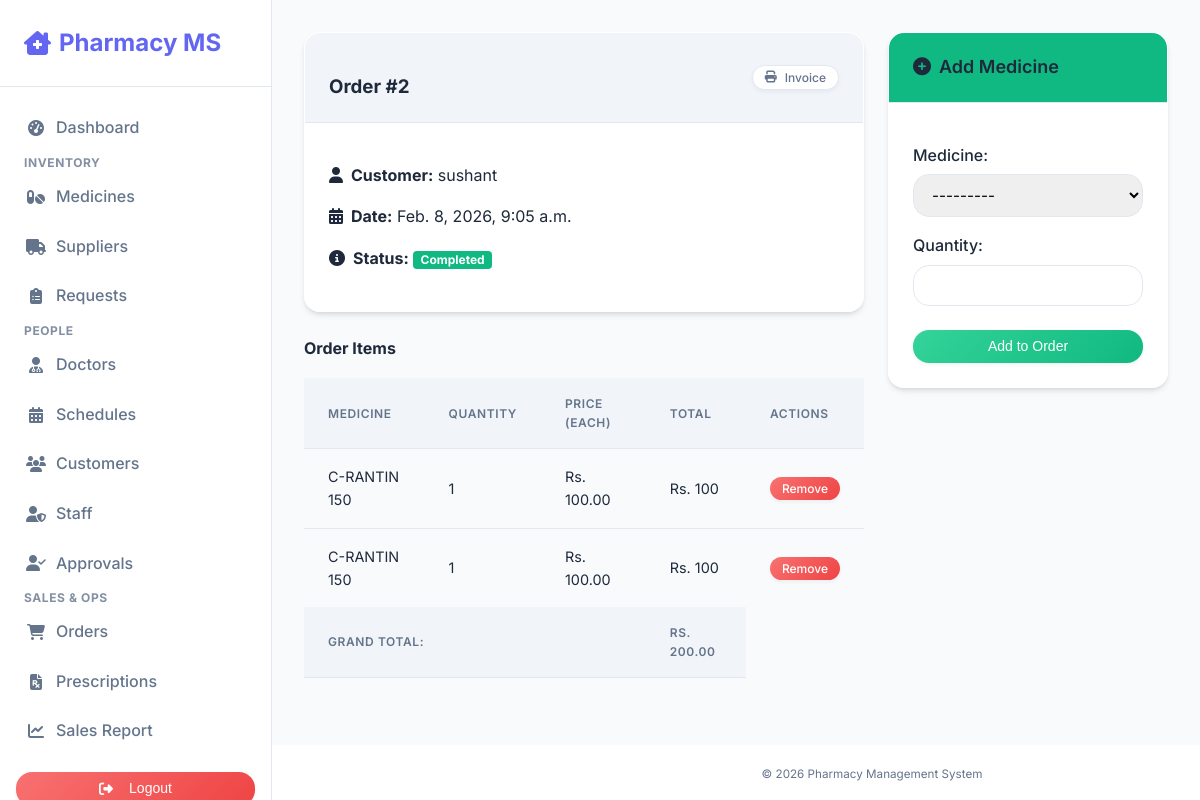
Page /orders/2/ (signed in) on the committed database.
### pharmacy/models.py (models this page shows, shortened)
class Order(models.Model):
    customer = models.ForeignKey(Customer, on_delete=models.CASCADE)
    order_date = models.DateTimeField(auto_now_add=True)
    total_amount = models.DecimalField(max_digits=10, decimal_places=2, default=0)
    status = models.CharField(max_length=20, default='Pending', choices=[('Pending', 'Pending'), ('Completed', 'Completed'), ('Cancelled', 'Cancelled')])

class Customer(models.Model):
    user = models.OneToOneField(User, on_delete=models.CASCADE, null=True, blank=True)
    name = models.CharField(max_length=100)
    email = models.EmailField()
    phone = models.CharField(max_length=20)

class OrderItem(models.Model):
    order = models.ForeignKey(Order, related_name='items', on_delete=models.CASCADE)
    medicine = models.ForeignKey(Medicine, on_delete=models.CASCADE)
    quantity = models.PositiveIntegerField()

class Medicine(models.Model):
    name = models.CharField(max_length=100)
    description = models.TextField()
    price = models.DecimalField(max_digits=10, decimal_places=2)
    quantity = models.PositiveIntegerField()
    expiry_date = models.DateField(null=True, blank=True)
    def __str__(self):
        return self.name

### pharmacy/views.py (the view)
# urls.py: path('orders/<int:pk>/', views.order_detail, name='order_detail'),
@login_required
def order_detail(request, pk):
    order = get_object_or_404(Order, pk=pk)
    if not request.user.is_staff:
        if hasattr(request.user, 'customer') and order.customer != request.user.customer:
            return redirect('dashboard')
    items = order.items.all()
    form = None
    if request.user.is_staff:
        if request.method == 'POST':
            form = OrderItemForm(request.POST)
            if form.is_valid():
                item = form.save(commit=False)
                if item.medicine.quantity >= item.quantity:
                    item.order = order
                    item.medicine.quantity -= item.quantity
                    item.medicine.save()
                    item.save()
                    order.total_amount += item.medicine.price * item.quantity
                    order.save()
                    return redirect('order_detail', pk=order.pk)
                else:
                    form.add_error('quantity', 'Not enough stock available.')
        else:
            form = OrderItemForm()
    return render(request, 'pharmacy/order_detail.html', {'order': order, 'items': items, 'form': form})

### pharmacy/forms.py
class OrderItemForm(forms.ModelForm):
    class Meta:
        model = OrderItem
        fields = ['medicine', 'quantity']

### pharmacy/templates/pharmacy/order_detail.html (shortened to what this page needs)
{% extends 'pharmacy/base.html' %}
{% block content %}
<div class="{% if user.is_staff %}grid-2{% endif %}">
    <div>
        <div class="card mb-4">
            <div class="card-header bg-light d-flex justify-content-between align-items-center">
                <h3 class="mb-0">Order #{{ order.id }}</h3>
                <a href="{% url 'order_invoice' order.pk %}" class="btn btn-secondary btn-sm" target="_blank"><i class="fas fa-print me-1"></i> Invoice</a>
            </div>
            <div class="card-body">
                <p><strong><i class="fas fa-user me-2"></i>Customer:</strong> {{ order.customer.name }}</p>
                <p><strong><i class="fas fa-calendar-alt me-2"></i>Date:</strong> {{ order.order_date }}</p>
                <p><strong><i class="fas fa-info-circle me-2"></i>Status:</strong>
                    {% if order.status == 'Pending' %}
                        <span class="badge bg-warning">Pending</span>
                    {% elif order.status == 'Completed' %}
                        <span class="badge bg-success">Completed</span>
                    {% else %}
                        <span class="badge bg-danger">Cancelled</span>
                    {% endif %}
                </p>
            </div>
        </div>
        <h4 class="mt-4 mb-3">Order Items</h4>
        <table class="table">
            <thead>
                <tr>
                    <th>Medicine</th>
                    <th>Quantity</th>
                    <th>Price (Each)</th>
                    <th>Total</th>
                    {% if user.is_staff %}<th>Actions</th>{% endif %}
                </tr>
            </thead>
            <tbody>
                {% for item in items %}
                <tr>
                    <td>{{ item.medicine.name }}</td>
                    <td>{{ item.quantity }}</td>
                    <td>Rs. {{ item.medicine.price }}</td>
                    <td>Rs. {% widthratio item.medicine.price 1 item.quantity %}</td>
                    {% if user.is_staff %}
                    <td>
                        <a href="{% url 'order_item_delete' order_pk=order.pk item_pk=item.pk %}" class="btn btn-danger btn-sm" onclick="return confirm('Are you sure you want to remove this item?')">Remove</a>
                    </td>
                    {% endif %}
                </tr>
                {% empty %}
                <tr><td colspan="{% if user.is_staff %}5{% else %}4{% endif %}">No items added yet.</td></tr>
                {% endfor %}
            </tbody>
            <tfoot>
                <tr>
                    <th colspan="3" class="text-end">Grand Total:</th>
                    <th class="bg-light">Rs. {{ order.total_amount }}</th>
                </tr>
            </tfoot>
        </table>
    </div>
    {% if user.is_staff %}
    <div>
        <div class="card">
            <div class="card-header bg-success">
                <h5 class="mb-0"><i class="fas fa-plus-circle me-2"></i>Add Medicine</h5>
            </div>
            <div class="card-body">
                <form method="post">
                    {{ form.as_p }}
                    <button type="submit" class="btn btn-success w-100 mt-2">Add to Order</button>
                </form>
            </div>
        </div>
    </div>
    {% endif %}
</div>
{% endblock %}

### pharmacy/static/pharmacy/style.css (style rules this page uses)
:root { --primary: #6366f1; --primary-dark: #4f46e5; --secondary: #64748b; --success: #10b981; --danger: #ef4444; --warning: #f59e0b; --info: #3b82f6; --light: #f1f5f9; --dark: #0f172a; --bg-body: #f8fafc; --surface: #ffffff; --border: #e2e8f0; --text-main: #1e293b; --text-muted: #64748b; --shadow-sm: 0 1px 3px 0 rgb(0 0 0 / 0.1), 0 1px 2px -1px rgb(0 0 0 / 0.1); --shadow: 0 4px 6px -1px rgb(0 0 0 / 0.1), 0 2px 4px -2px rgb(0 0 0 / 0.1); --shadow-lg: 0 20px 25px -5px rgb(0 0 0 / 0.1), 0 8px 10px -6px rgb(0 0 0 / 0.1); --radius: 1rem; --font-sans: 'Inter', system-ui, -apple-system, sans-serif; --grad-primary: linear-gradient(135deg, #6366f1 0%, #4f46e5 100%); --grad-success: linear-gradient(135deg, #34d399 0%, #10b981 100%); --grad-danger: linear-gradient(135deg, #f87171 0%, #ef4444 100%); --grad-warning: linear-gradient(135deg, #fbbf24 0%, #f59e0b 100%); --grad-info: linear-gradient(135deg, #60a5fa 0%, #3b82f6 100%); }
* { box-sizing: border-box; }
body { font-family: var(--font-sans); background-color: var(--bg-body); background-image: radial-gradient(#cbd5e1 1px, transparent 1px); background-size: 24px 24px; color: var(--text-main); margin: 0; line-height: 1.6; display: flex; flex-direction: column; min-height: 100vh; -webkit-font-smoothing: antialiased; }
a { text-decoration: none; color: inherit; transition: 0.2s; }
.card { background: rgba(255, 255, 255, 0.95); border-radius: var(--radius); box-shadow: var(--shadow); border: 1px solid rgba(255, 255, 255, 0.5); overflow: hidden; margin-bottom: 1.5rem; transition: transform 0.3s ease, box-shadow 0.3s ease; }
.card-header { background-color: transparent; border-bottom: 1px solid var(--border); padding: 1.25rem 1.5rem; display: flex; align-items: center; justify-content: space-between; }
.card-header h5 { margin: 0; font-weight: 600; color: var(--text-main); font-size: 1.125rem; }
.card-body { padding: 1.5rem; }
.table { width: 100%; border-collapse: collapse; font-size: 0.9rem; }
.table th { background-color: var(--light); color: var(--text-muted); font-weight: 600; text-transform: uppercase; font-size: 0.75rem; letter-spacing: 0.05em; padding: 1rem 1.5rem; text-align: left; border-bottom: 1px solid var(--border); }
.table td { padding: 1rem 1.5rem; border-bottom: 1px solid var(--border); color: var(--text-main); vertical-align: middle; }
.table tr:last-child td { border-bottom: none; }
.btn { display: inline-flex; align-items: center; justify-content: center; padding: 0.5rem 1rem; font-size: 0.875rem; font-weight: 500; border-radius: var(--radius); border: 1px solid transparent; cursor: pointer; transition: all 0.3s ease; gap: 0.5rem; line-height: 1.25; box-shadow: 0 2px 4px rgba(0,0,0,0.05); }
.btn-success { background: var(--grad-success); color: white; border: none; }
.btn-danger { background: var(--grad-danger); color: white; border: none; }
.btn-secondary { background: white; border: 1px solid var(--border); color: var(--text-muted); }
.btn-sm { padding: 0.25rem 0.75rem; font-size: 0.75rem; }
input, select, textarea { width: 100%; padding: 0.625rem 0.875rem; border: 1px solid var(--border); border-radius: var(--radius); font-family: inherit; font-size: 0.95rem; transition: border-color 0.2s, box-shadow 0.2s; }
label { display: block; margin-bottom: 0.375rem; font-weight: 500; color: var(--text-main); }
.text-end { text-align: right; }
.d-flex { display: flex; }
.justify-content-between { justify-content: space-between; }
.align-items-center { align-items: center; }
.mb-0 { margin-bottom: 0 !important; }
.mb-3 { margin-bottom: 1rem !important; }
.mb-4 { margin-bottom: 1.5rem !important; }
.mt-2 { margin-top: 0.5rem !important; }
.mt-4 { margin-top: 1.5rem !important; }
.w-100 { width: 100%; }
.me-2 { margin-right: 0.5rem !important; }
.grid-2 { display: grid; grid-template-columns: 2fr 1fr; gap: 1.5rem; }
.badge { display: inline-block; padding: 0.25em 0.6em; font-size: 0.75em; font-weight: 700; line-height: 1; text-align: center; white-space: nowrap; vertical-align: baseline; border-radius: 0.25rem; }
.bg-success { background-color: var(--success); color: #fff; }
.bg-light { background-color: var(--light); color: var(--text-main); }

### rows in the picture
Order: id "2", customer.name "sushant", order_date "Feb. 8, 2026, 9:05 a.m.", total_amount "200.00"
OrderItem: medicine.name "C-RANTIN 150", quantity "1", medicine.price "100.00", medicine+quantity "100"
OrderItem: medicine.name "C-RANTIN 150", quantity "1", medicine.price "100.00", medicine+quantity "100"
